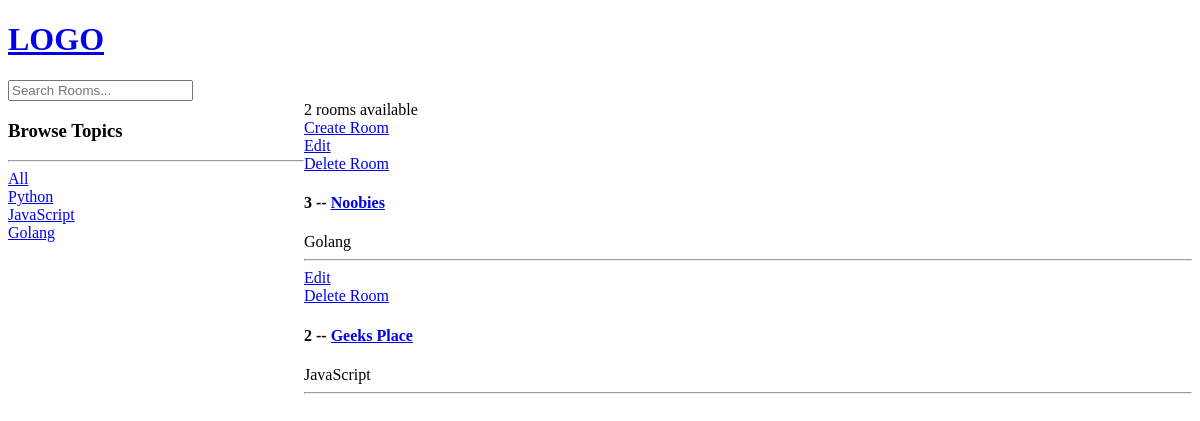
Before: / with the older database file.
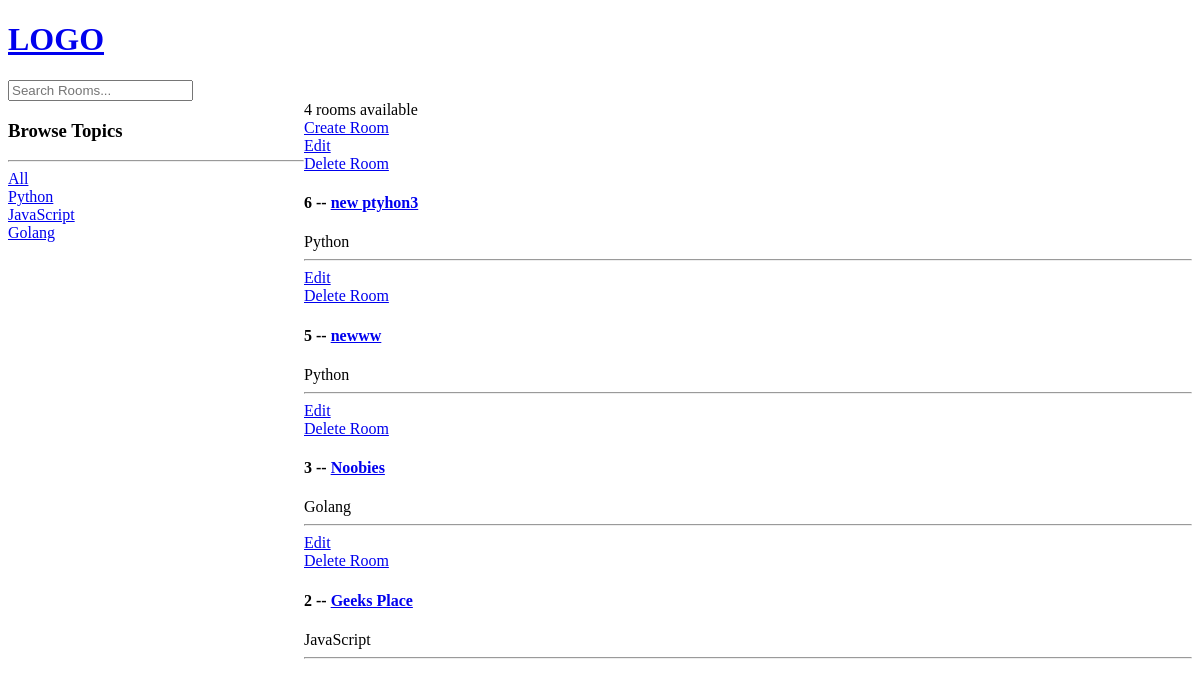
After: the same page with the newer database file.
### main/models.py (models this page shows, shortened)
class Topic(models.Model):
    name = models.CharField(max_length=200)

class Room(models.Model):
    host = models.ForeignKey(User, on_delete=models.CASCADE)
    topic = models.ForeignKey(Topic, on_delete=models.CASCADE)
    name = models.CharField(max_length=200)
    description = models.TextField(null=True, blank=True)
    updated_at = models.DateTimeField(auto_now=True)
    created_at = models.DateTimeField(auto_now_add=True)
    class Meta:
        ordering = ['-updated_at', '-created_at']

### main/views.py (the view)
def home(request):
    q = request.GET.get('q') if request.GET.get('q') != None else ''
    rooms = Room.objects.filter(
        Q(topic__name__icontains=q) |
        Q(description__icontains=q) |
        Q(name__icontains=q)
    )
    topics = Topic.objects.all()
    rooms_count = rooms.count()
    context = {"rooms": rooms, "topics": topics, "rooms_count": rooms_count}
    return render(request, 'main/home.html', context)

### main/templates/main/home.html (shortened to what this page needs)
{% extends 'main/main.html' %}
{% block content %}
<div class="home-container">
    <div>
        <h3>
            Browse Topics
        </h3>
        <hr>
        <div>
            <a href="{% url 'home' %}">All</a>
        </div>
        {% for topic in topics %}
            <div>
                <a href="{% url 'home' %}?q={{topic.name}}">{{ topic.name }}</a>
            </div>
        {% endfor %}
    </div>
    <div>
        <div>
            {{ rooms_count }} room{% if rooms_count > 1 or rooms_count == 0%}s{% endif %} available
        </div>
        <a href="{% url 'create_room' %}">Create Room</a>
        <div>
            {% for room in rooms %}
            <div>
                <a href="{% url 'update_room' room.id %}">Edit</a> <br>
                <a href="{% url 'delete_room' room.id %}">Delete Room</a> <br>
                <h4>
                    {{ room.id }} -- <a href="{% url 'room' room.id %}">{{ room.name }}</a>
                </h4>
                {{ room.topic.name }}
                <hr>
            </div>
            {% endfor %}
        </div>
    </div>
</div>
{% endblock %}

### main/templates/main/main.html (shortened to what this page needs)
<!DOCTYPE html>
<html lang="en">
  <head>
  </head>
  <body>
    <div>
      {% include 'main/navbar.html' %}
      <div>
        {% block content %}
        {% endblock %}
      </div>
    </div>
  </body>
</html>

### main/templates/main/navbar.html
<div>
  <a href="{% url 'home' %}">
    <h1>LOGO</h1>
  </a>
  <form method="GET" action="{% url 'home' %}">
    <input type="text" name="q" placeholder="Search Rooms..." />
  </form>
</div>

### main/templates/main/home.html (style rules this page uses)
.home-container { display: grid; grid-template-columns: 1fr 3fr; }

Changed rows visible on the page:
added Room: id "6", name "new ptyhon3", topic.name "Python"
added Room: id "5", name "newww", topic.name "Python"
Other visible differences:
{{ rooms_count }}: "2" → "4"
